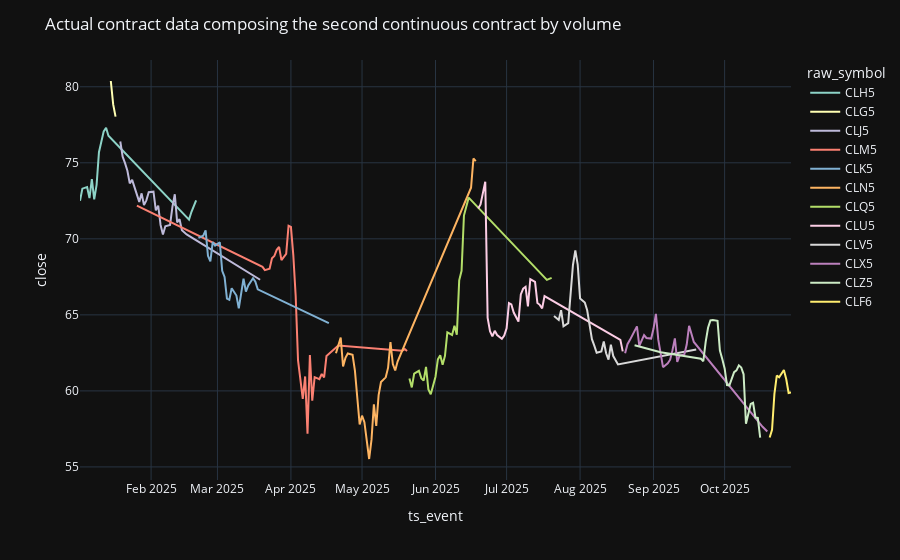

Source (notebook cell):
### Code cell
continuous_symbol = continuous_by_volume[1]
fig = px.line(
    ohlcv_vol[ohlcv_vol["symbol"] == continuous_symbol],
    x="ts_event",
    y="close",
    color="raw_symbol",
)
fig.update_layout(
    title_text="Actual contract data composing the second continuous contract by volume"
)
fig.show()
